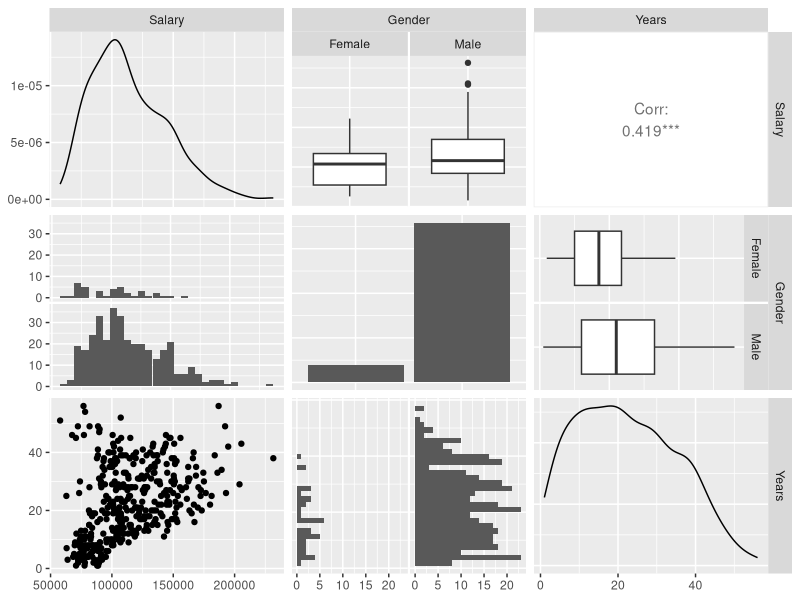

Generate this figure with R:
## ---- chunk 1
knitr::opts_chunk$set(echo=T, warning=F, message=F)
## ---- chunk 2
library(car)
head(Salaries)
library(psych)
describe(Salaries)
aggregate(salary ~ sex, Salaries, mean)

## ---- chunk 3
library(GGally)
attach(Salaries)

ggpairs(data.frame("Salary" = Salaries$salary, "Gender" = Salaries$sex, "Years" = Salaries$yrs.since.phd), upper=list(combo='box'))

summary(aov(Salaries$salary ~ Salaries$sex))

## ---- chunk 4
# ANOVA shows that there is a statistically significant difference in salary across gender. However, in the boxplot of salary and gender, since the two boxes are largely overlapped, it does not support their differences. 

# There is another variable that has an association with salary is years since they achieved a Ph.D. degree. The correlation between years and salary is about 0.419, which indicated the two variables are highly correlated. The barplot of Years and Gender shows that the years of Ph.D. of male faculty are higher than the female faculty's years. Therefore, it can be one possible explanation of the gender pay gap.

## ---- chunk 5

lm.fit.1 <- lm(salary ~ sex, data = Salaries)
summary(lm.fit.1)

# Yes. The linear regression model shows that on average, when the faculty is male, the salary is higher than female faculty by about $14,088. 
## ---- chunk 6

lm.fit.2 <- lm(salary ~ sex + yrs.since.phd, data = Salaries)
summary(lm.fit.2)

# The evidence is not conclusive. On average, male faculty get paid $7923.6 more than female faculty, holding the years since achieving a Ph.D. degree. However, the p-value is only 0.0915; this effect is only moderately significant.

## ---- chunk 7



anova(lm.fit.1)

anova(lm.fit.2)



## ---- chunk 8
# With lm.fit.2 model, the null hypothesis is failed to reject due to the lack of significance. In order to reject the null hypothesis, the rule of thumb number of a coefficient is p < 0.05. On the other hand, the lm.fit.1 model rejects the hull hypothesis with statistical significance. It indicates that the predictor yrs.since.phd correlates with the other predictor, gender. As the ANOVA test shows yrs.since.phd is an important prediction revealing the gender pay gap. 
